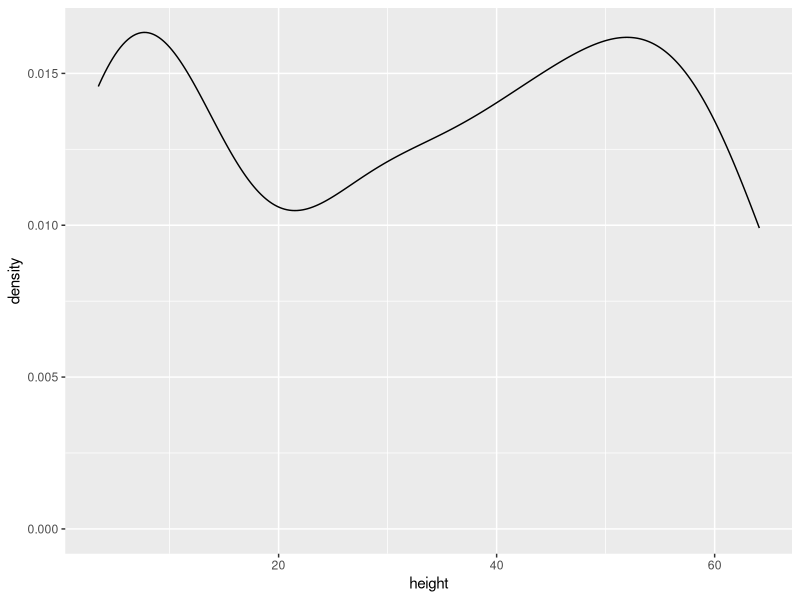
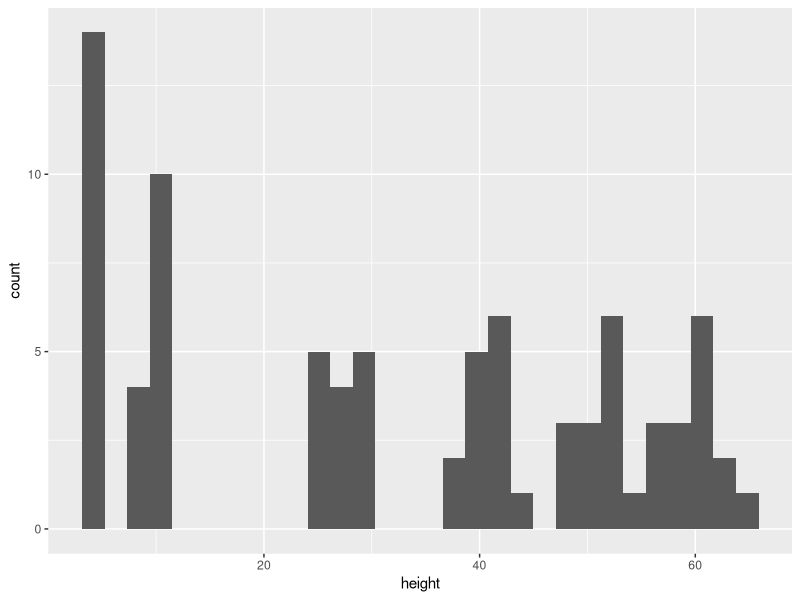
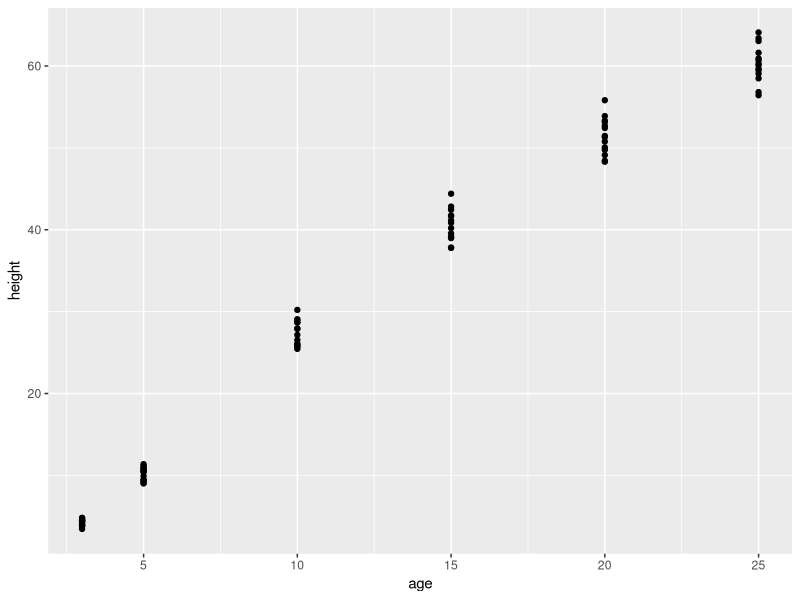
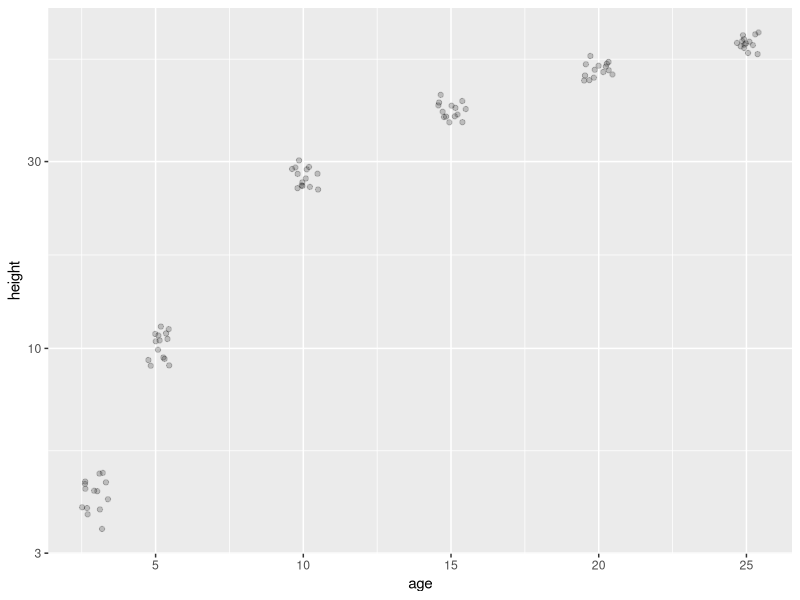
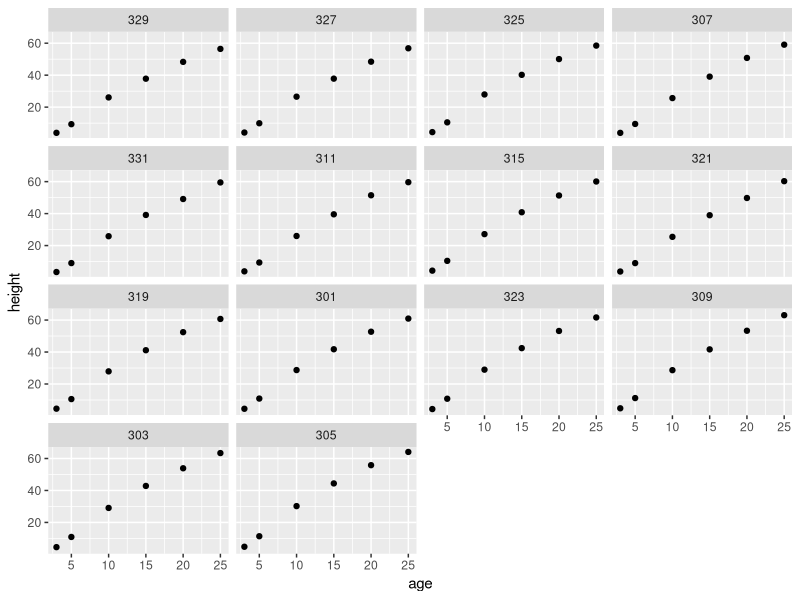
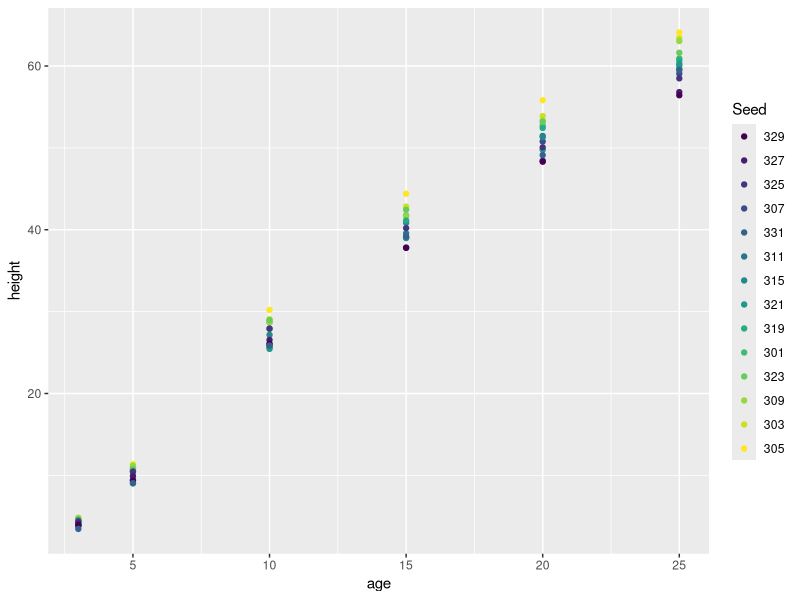
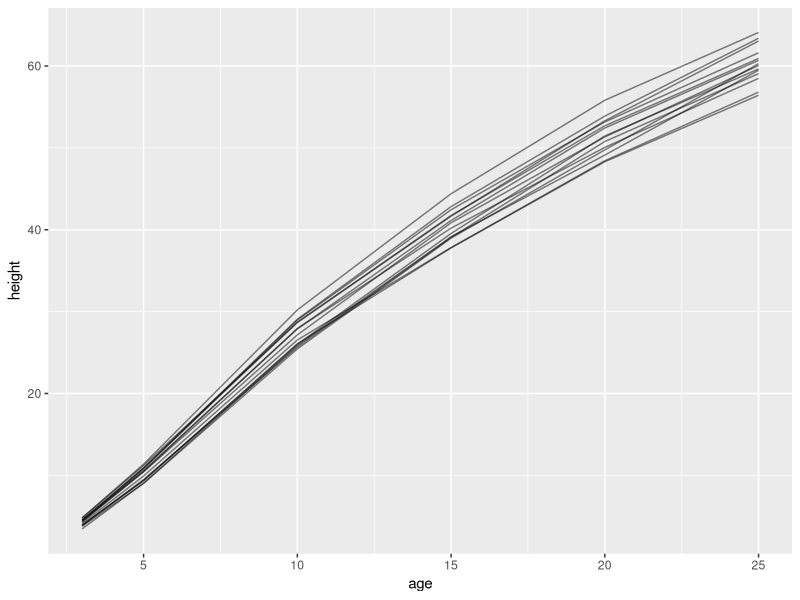
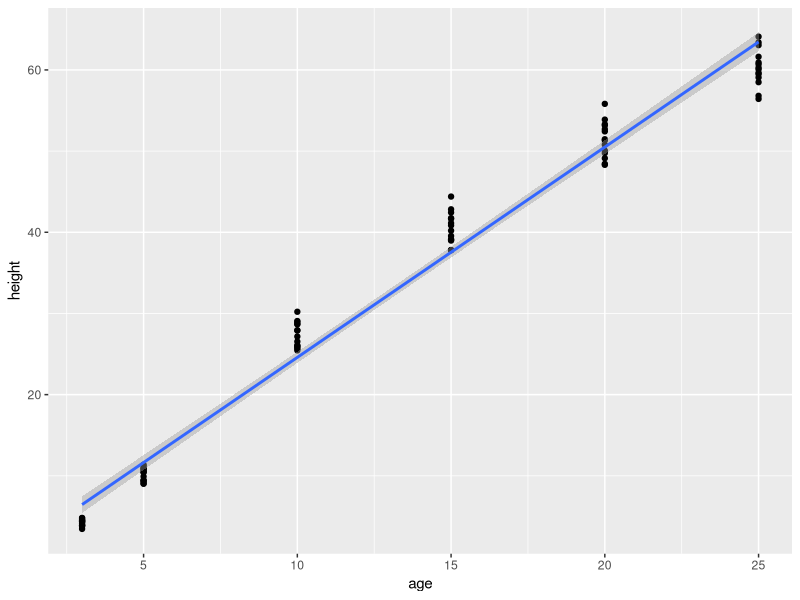

Here is the R script that generated these plots, in order:
## ---- chunk 1
my_vector <- c(1, 2, 3, 4)
my_vector
## ---- chunk 2
v.age <- c(15, 25, 17, 34, 6)
v.age[c(2, 3, 5)] # Several elements accessed simultaneously
## ---- chunk 3
getwd() # Check where your current working directory is
## ---- chunk 4
#| echo: false
require(dplyr)
require(tidyr)
data(diamonds, package = "ggplot2")
## ---- chunk 5
diamonds$ID <- 1:nrow(diamonds)
diamonds.long.format <- pivot_longer(
    diamonds, cols = -c(ID, cut, color, clarity),
    names_to = "feature",
    values_to = "value"
)
## ---- chunk 6
pivot_wider(
    diamonds.long.format,
    names_from = feature,
    values_from = value
)
## ---- chunk 7
select(diamonds, x, y, z) # Select specific cols
## ---- chunk 8
filter(diamonds, `carat` > 4, `cut` == "Fair")
## ---- chunk 9
mutate(diamonds, xPLUSy = x + y, depth.check = 2 * z / (xPLUSy))
## ---- chunk 10
mutate(
    diamonds,
    across(
        -c(cut, color, clarity),
        .fns = cumsum
    )
)
## ---- chunk 11
summarise(
    diamonds,
    mean.carat = mean(carat),
    mean.price = mean(price),
    median.carat = median(carat),
    median.price = median(price)
)
## ---- chunk 12
summarise(
    diamonds,
    across(
        -c(cut, color, clarity),
        .fns = list(
            mean = ~ mean(.x, na.rm = TRUE),
            sum = ~ sum(.x, na.rm = TRUE)
        )
    )
)
## ---- chunk 13
group_by(
    diamonds,
    cut
)
## ---- chunk 14
diamonds %>%
    select(x, y, z)
## ---- chunk 15
#| echo: false
library(ggplot2)
## ---- chunk 16
ggplot(
    data = Loblolly,
    mapping = aes(
        x = height
    )
) + geom_density()
## ---- chunk 17
ggplot(
    data = Loblolly,
    mapping = aes(
        x = height
    )
) +
geom_histogram()
## ---- chunk 18
ggplot(
    data = Loblolly,
    mapping = aes(
        x = age,
        y = height
    )
) +
geom_point()
## ---- chunk 19
ggplot(
    data = Loblolly,
    mapping = aes(
        x = age,
        y = height
    )
) +
geom_jitter(
    alpha = 0.2,
    width = 0.5,
    height = 0
) +
scale_y_log10()
## ---- chunk 20
ggplot(
    data = Loblolly,
    mapping = aes(
        y = height,
        x = age
    )
) +
geom_point() +
facet_wrap(~ Seed)
## ---- chunk 21
ggplot(
    data = Loblolly,
    mapping = aes(
        y = height,
        x = age,
        colour = Seed
    )
) +
geom_point()
## ---- chunk 22
ggplot(
    data = Loblolly,
    mapping = aes(
        y = height,
        x = age,
        group = Seed
    )
) +
geom_line(alpha = 0.5)
## ---- chunk 23
ggplot(
    data = Loblolly,
    mapping = aes(
        y = height,
        x = age
    )
) +
geom_point() +
geom_smooth(method="lm")
